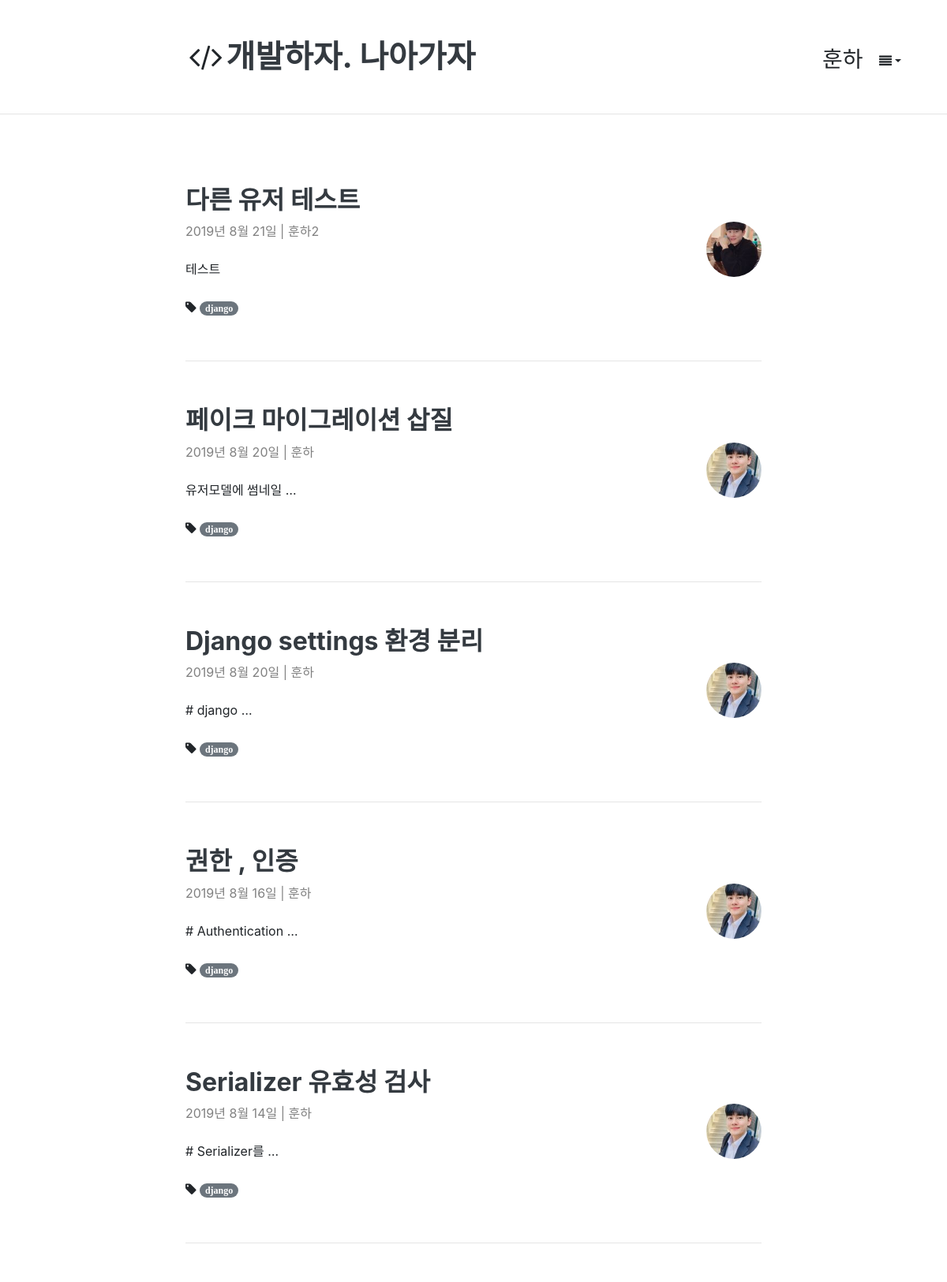
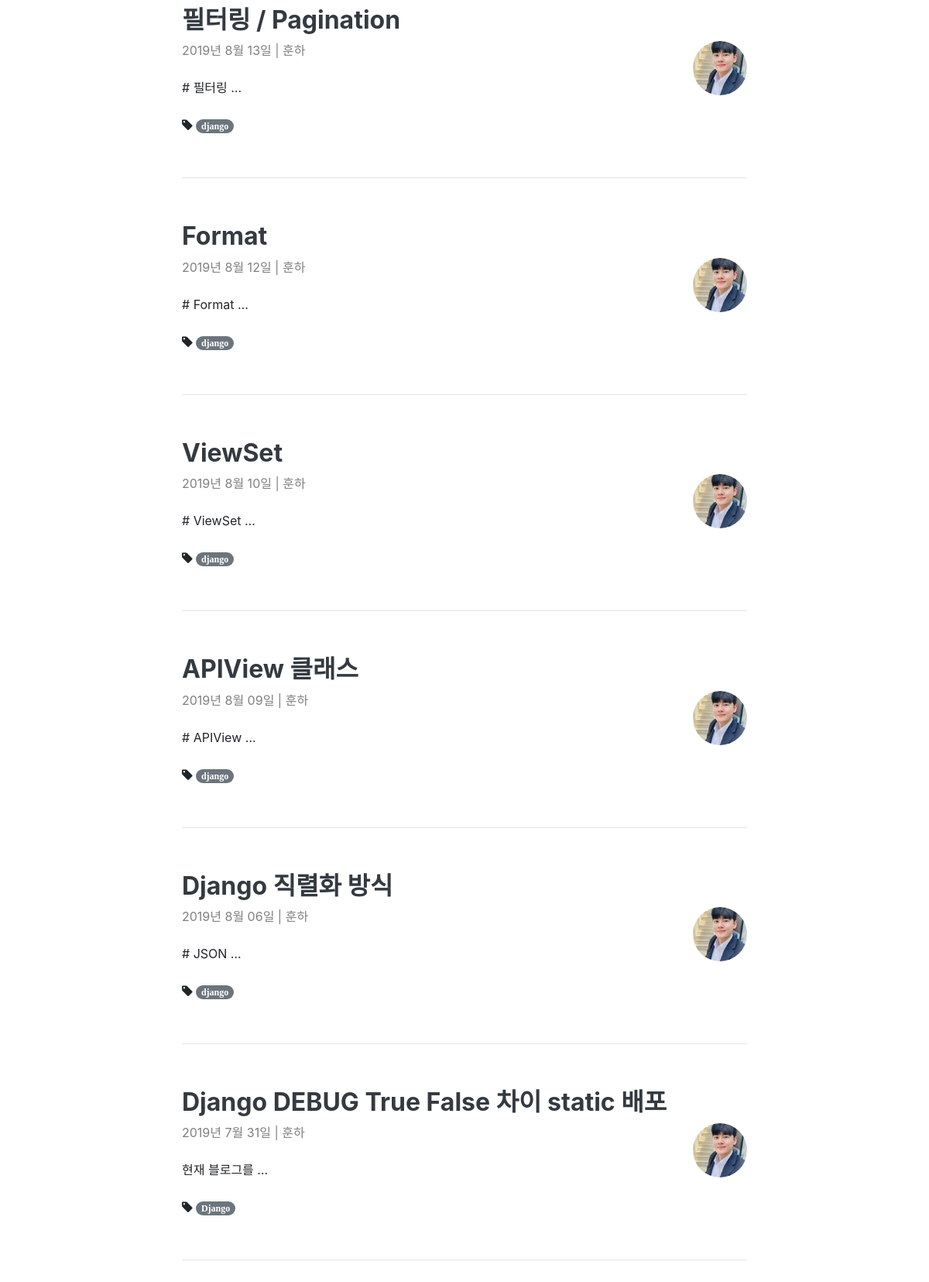
The page /blog/django/ (signed in) on the database its author committed (2 pictures, top to bottom).
### account/models.py (models this page shows, shortened)
class Account(AbstractBaseUser, PermissionsMixin):
    email = models.EmailField(
        verbose_name=('email address'),
        max_length=255,
        unique=True,
    )
    username = models.CharField(('username'), max_length=30,
                                help_text=('Requierd. 30 characters or fewer. Letters, digits'
                                           ' and ./+/-/_ only'),
                                validators=[  # 정규식을 통한 특수문자 제외
                                    validators.RegexValidator(r'^[\w.+-]+$', ('Enter a valid username.'), 'invalid')
                                ])
    is_staff = models.BooleanField(('staff status'), default=False,
                                   help_text='Designates whether the user can log into this admin site')
    is_active = models.BooleanField(('active'), default=True,
                                    help_text='Designates whether this user should be treated as '
                                              'active. Unselect this instead of deleting accounts.')
    date_joined = models.DateTimeField(('date joined'), default=timezone.now)
    thumbnail = ProcessedImageField(blank=True, upload_to="profile" , null=True, processors=[ResizeToFill(100,100)],
                                    format='JPEG', options={'quality': 80})
    created_at = models.DateTimeField(auto_now_add=True)
    updated_at = models.DateTimeField(auto_now=True)
    object = AccountManager()
    USERNAME_FIELD = 'email'
    REQUIRED_FIELDS = ['username']
    class Meta:
        verbose_name = ('user')
        verbose_name_plural = ('users')
        swappable = 'AUTH_USER_MODEL'

### blog/models.py (models this page shows, shortened)
class Post(models.Model):
    author = models.ForeignKey(Account , on_delete=models.CASCADE)
    title = models.CharField(max_length=100, verbose_name = 'Title' , help_text = 'Please enter a posting title')
    text = models.TextField(verbose_name='Contents')
    photo = ProcessedImageField(blank=True, upload_to = 'blog/post/%Y' ,processors = [Thumbnail(300,300)],format='JPEG' ,options={'quality': 60})
    created_date= models.DateTimeField(default =timezone.now)
    published_date = models.DateTimeField(blank=True , null=True)
    tags = models.CharField(max_length=100, blank=True)
    class Meta:
        ordering = ['-id']
    def get_absolute_url(self):
        return reverse('post_detail', args=[self.id])

### blog/views.py (the view)
# urls.py: path('<tags>/', views.post_tags, name='post_tags'),
def post_tags(request ,tags):
    posts = Post.objects.select_related('author').filter(tags__contains=tags)
    context = {
        'tags':tags,
        'posts':posts
    }
    return render(request, 'blog/post_tags.html' ,context)

### blog/templates/blog/post_tags.html
{% extends 'blog/layout.html' %}
{% block content %}
    <div class="container">
        <div class="row">
             <div class="col-md-2"></div>
            <div class="col-md-8">
                 {% for post in posts %}
                    <div class="blog-post">
                        <div class="blog-post-title">
                            <h2><a href="{{ post.get_absolute_url }}" class="text-dark"><b>{{ post.title }}</b></a>
                            </h2>
                        </div>
                        <div class="blog-post-meta">
                            <div class="post-author" style="color: gray;">
                                <img src="{{ post.author.thumbnail.url }}" alt=""
                                     style="float: right; width: 70px; border-radius: 50%">{{ post.created_date|date:"Y년 M d일" }}
                                | {{ post.author.username }}
                            </div>
                        </div>
                        <br>
                        <div class="post-summary" style="font-size:1rem">{{ post.text|truncatewords_html:2 }}</div>
                        <br>
                        <i class="fa fa-tag" title="tags">
                            {% if post.tags %}
                                <a class="badge badge-pill badge-secondary"
                                   href="{% url "post_tags" post.tags %}">{{ post.tags }}</a>
                            {% else %}
                                <a href=""></a>
                            {% endif %}
                        </i>
                    </div>
                    <hr/>
                {% endfor %}
            </div>
        </div>
    </div>
{% endblock %}

### templates/layout.html (shortened to what this page needs)
<!DOCTYPE html>
<html lang="ko">
<head>
    <link rel="stylesheet" href="https://stackpath.bootstrapcdn.com/bootstrap/4.3.1/css/bootstrap.min.css"
/>
    <link rel="stylesheet" href="//stackpath.bootstrapcdn.com/font-awesome/4.7.0/css/font-awesome.min.css"/>
    <link rel="stylesheet" href="https://uicdn.toast.com/tui-editor/latest/tui-editor.css">
    <link rel="stylesheet" href="https://uicdn.toast.com/tui-editor/latest/tui-editor-contents.css">
    <link rel="stylesheet" href="https://cdnjs.cloudflare.com/ajax/libs/codemirror/5.33.0/codemirror.css">
    <link rel="stylesheet" href="https://cdnjs.cloudflare.com/ajax/libs/highlight.js/9.12.0/styles/github.min.css">
</head>
<body>
<header class="site-header">
    <div class="container">
        <div class="row">
        <div class="col-md-2"></div>
    <div class="col-md-10">
        <br>
        <br>
        <h3 class="float-right">
            <div class="page-header" style="margin-top: 10px">
                {% if user.is_staff %}
                    {{ user.username }}
                {% endif %}
                <button class="btn dropdown-toggle" data-toggle="dropdown" id="dropdownmenu" role="button" aria-haspopup="true"
                   aria-expanded="false"><i class="fa fa-align-justify"></i></button>
            </div>
        </h3>
        <h1 class="blog-title" style="text-align: left"><i class="fa fa-fw fa-code"></i><a class="text-dark"
                                                                                           href="{% url 'post_list' %}"><b>개발하자.
            나아가자</b></a>
        </h1>
        <br>
    </div>
        </div>
    </div>
</header>
<hr style="margin-bottom: 50px">
{% block content %}
{% endblock %}
{% block extra_body %}
{% endblock %}
</body>
</html>

### blog/static/blog/post_list.css (style rules this page uses)
img { width: 300px; height: auto; }
.blog-post { padding-top: 40px; padding-bottom: 40px; }

### templates/layout.html (style rules this page uses)
html { position: relative; min-height: 100%; }
body { margin-bottom: 60px; min-height: 100%; }

### rows shown on the page
Account: username "훈하"
Post: title "다른 유저 테스트", author.thumbnail (picture), created_date "2019년 8월 21일", author.username "훈하2", text "테스트", tags "django"
Post: title "페이크 마이그레이션 삽질", author.thumbnail (picture), created_date "2019년 8월 20일", author.username "훈하", text "유저모델에 썸네일 …", tags "django"
Post: title "Django settings 환경 분리", author.thumbnail (picture), created_date "2019년 8월 20일", author.username "훈하", text "# django …", tags "django"
Post: title "권한 , 인증", author.thumbnail (picture), created_date "2019년 8월 16일", author.username "훈하", text "# Authentication …", tags "django"
Post: title "Serializer 유효성 검사", author.thumbnail (picture), created_date "2019년 8월 14일", author.username "훈하", text "# Serializer를 …", tags "django"
Post: title "필터링 / Pagination", author.thumbnail (picture), created_date "2019년 8월 13일", author.username "훈하", text "# 필터링 …", tags "django"
Post: title "Format", author.thumbnail (picture), created_date "2019년 8월 12일", author.username "훈하", text "# Format …", tags "django"
Post: title "ViewSet", author.thumbnail (picture), created_date "2019년 8월 10일", author.username "훈하", text "# ViewSet …", tags "django"
Post: title "APIView 클래스", author.thumbnail (picture), created_date "2019년 8월 09일", author.username "훈하", text "# APIView …", tags "django"
Post: title "Django 직렬화 방식", author.thumbnail (picture), created_date "2019년 8월 06일", author.username "훈하", text "# JSON …", tags "django"
Post: title "Django DEBUG True False 차이 static 배포", author.thumbnail (picture), created_date "2019년 7월 31일", author.username "훈하", text "현재 블로그를 …", tags "Django"
